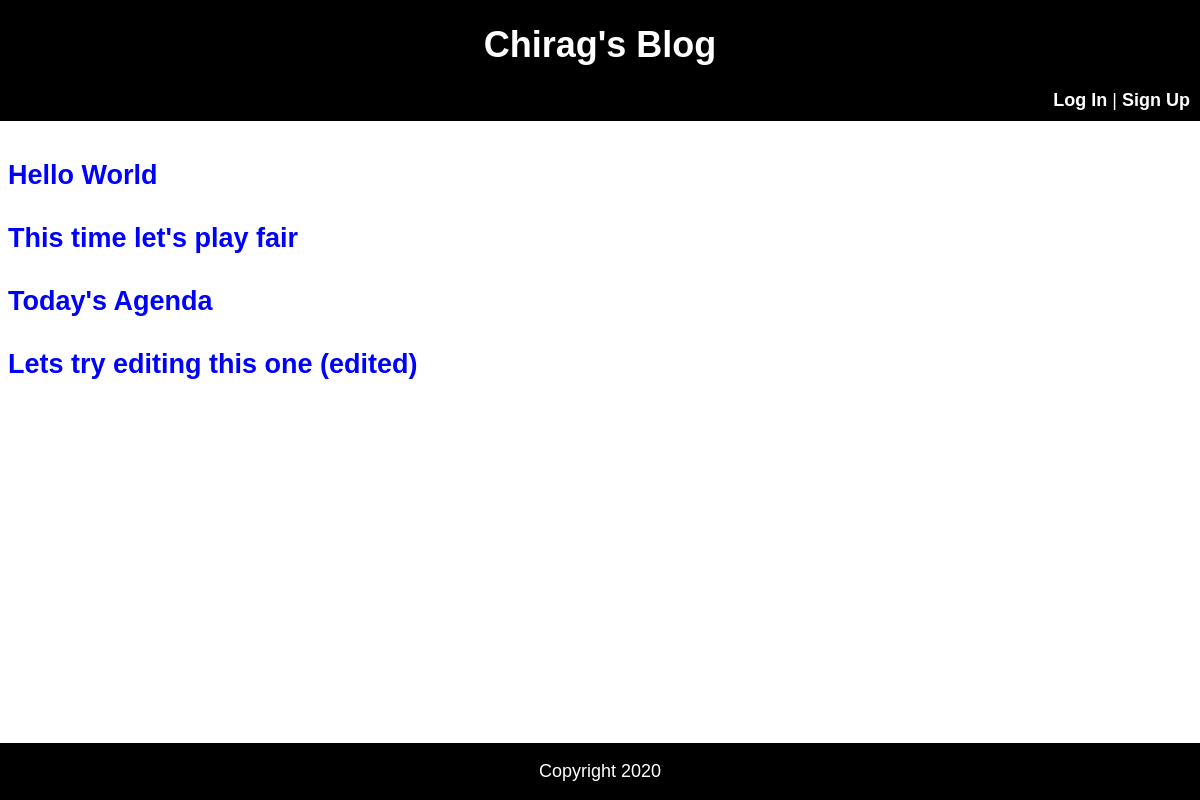
Before: / with the older database file.
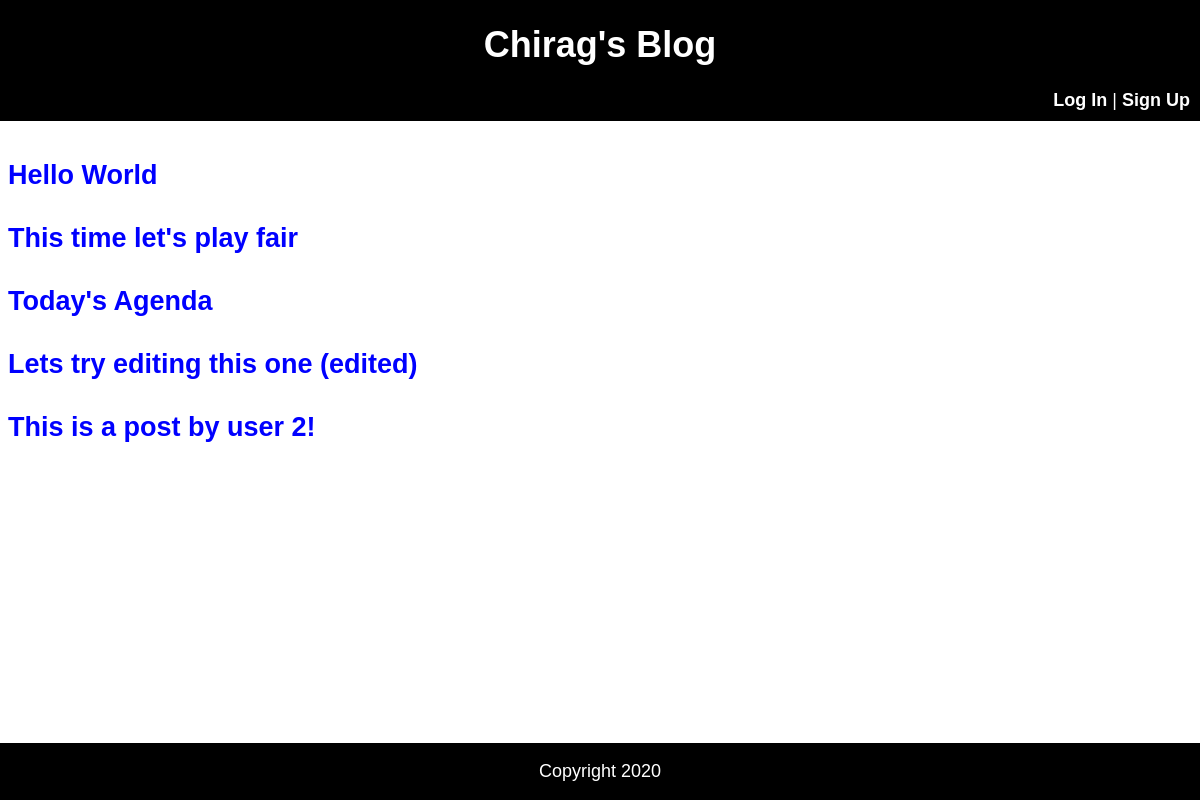
After: the same page with the newer database file.
### blog/models.py (models this page shows, shortened)
class Post(models.Model):
    title = models.CharField(max_length=200)
    author = models.ForeignKey('auth.User', on_delete=models.CASCADE)
    body = models.TextField()

### blog/views.py (the view)
# urls.py: path('', BlogListView.as_view(), name='home'),
class BlogListView(ListView):
    model = Post
    template_name = 'blog/home.html'
    context_object_name = 'post_list'

### blog/templates/blog/home.html (shortened to what this page needs)
{% extends 'blog/base.html' %}
{% block content %}
{% for post in post_list %}
<div class = post-entry>
    <h2><a href="{% url 'post_detail' post.pk %}">{{ post.title }}</a></h2>
</div>
{% endfor %}
{% endblock content%}

Changed rows visible on the page:
added Post: title "This is a post by user 2!"
